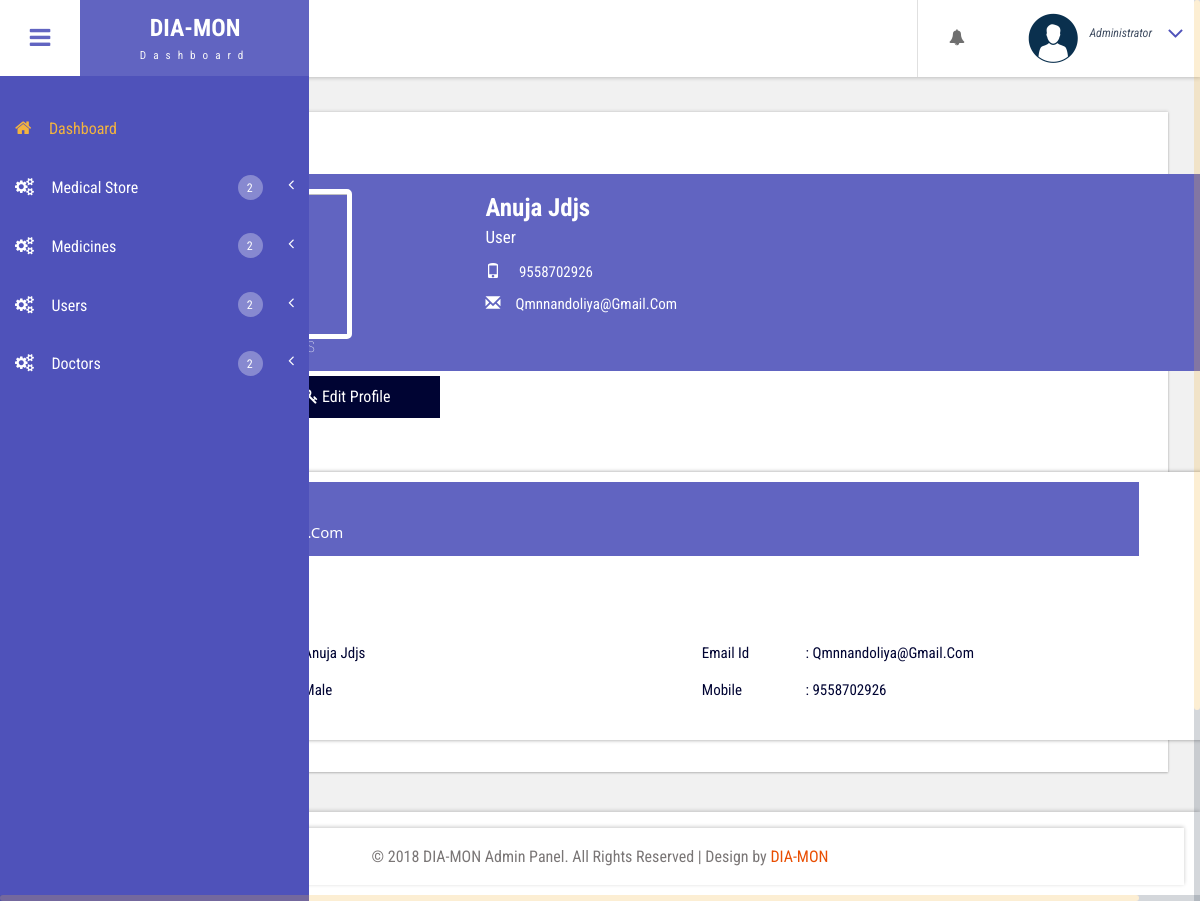
Screenshot of /profile_user.php?pid=7 (signed in) with the database file from the repository.
### tables this page shows
CREATE TABLE IF NOT EXISTS `user_login` (
  `u_id` int(100) NOT NULL AUTO_INCREMENT,
  `u_fname` varchar(100) NOT NULL,
  `u_lname` varchar(100) NOT NULL,
  `u_email` varchar(100) NOT NULL,
  `u_password` varchar(200) NOT NULL,
  `u_phone_no` varchar(100) NOT NULL,
  `u_gender` varchar(20) NOT NULL,
  `u_pic` varchar(100) DEFAULT NULL,
  `u_status` int(100) NOT NULL,
  `createdate` date NOT NULL,
  `modifydate` date NOT NULL,
  PRIMARY KEY (`u_id`),
  UNIQUE KEY `u_email` (`u_email`)
);

### DB_Conn/function.php (called while the page is built, shortened)
<?php
include 'conn.php';
function selectUserProfile($pid)
{
    global $conn;
    $sql = $conn->query(<<<SQL
SELECT * FROM user_login WHERE u_id='$pid'
SQL
    );
    return $sql;
}

### profile_user.php (the view, shortened to what this page needs)
<!DOCTYPE HTML>
<html lang="en">
<head>
    <?php
    if (isset($_SESSION["username"])) {
        include_once 'DB_Conn/function.php';
        if (isset($_GET["pid"])) {
            $result = selectUserProfile($_GET["pid"]);
            if ($result->num_rows > 0) {
                $row = $result->fetch_assoc();
            } else {
                die("Profile Not Found<br><a href='user_list.php'>Go To User List</a>");
            }
        }
    } else {
        header("location:index.php");
    }
    include_once 'header.php';
    include_once 'sidebar.php';
    ?>
    <link href="//maxcdn.bootstrapcdn.com/bootstrap/3.3.0/css/bootstrap.min.css" rel="stylesheet" id="bootstrap-css">
    <link href="css/bootstrap.css" rel='stylesheet' type='text/css'/>
    <link href="css/style.css" rel='stylesheet' type='text/css'/>
    <link href="css/font-awesome.css" rel="stylesheet">
    <link href="css/animate.css" rel="stylesheet" type="text/css" media="all">
    <link href="css/custom.css" rel="stylesheet">
</head>
<body class="cbp-spmenu-push">
<div class="main-content">
    <div id="page-wrapper">
        <div class="main-page">
            <div class="blank-page widget-shadow scroll" id="style-2 div1">
                <section>
                    <div class="container" style="margin-top: 30px;">
                        <div class="profile-head">
                            <div class="col-md- col-sm-4 col-xs-12">
                                <h6><?php echo $row["u_fname"] . " " . $row["u_lname"] ?></h6>
                            </div>
                            <div class="col-md-5 col-sm-5 col-xs-12">
                                <h5><?php echo $row["u_fname"] . " " . $row["u_lname"] ?></h5>
                                <p>User</p>
                                <ul>
                                    <li><span class="glyphicon glyphicon-phone"></span> <a href="#"
                                                                                           title="call"><?php echo $row["u_phone_no"] ?></a>
                                    </li>
                                    <li><span class="glyphicon glyphicon-envelope"></span><a href="#"
                                                                                             title="mail"><?php echo $row["u_email"] ?></a>
                                    </li>
                                </ul>
                            </div>
                        </div>
                    </div>
                    <div id="sticky" class="container">
                        <ul class="nav nav-tabs nav-menu" role="tablist">
                            <li class="active">
                                <a href="#profile" role="tab" data-toggle="tab">
                                </a>
                            </li>
                            <li><a href="#change" role="tab" data-toggle="tab">
                                    <i class="fa fa-key"></i> Edit Profile
                                </a>
                            </li>
                        </ul>
                        <div class="tab-content">
                            <div class="tab-pane fade active in" id="profile">
                                <div class="container">
                                    <div class="col-sm-11" style="float:left;">
                                        <div class="hve-pro">
                                            <p><b>E-mail:</b><br>
                                            </p>
                                        </div>
                                    </div>
                                    <br clear="all"/>
                                    <div class="row">
                                        <div class="col-md-12">
                                            <h4 class="pro-title">Details</h4>
                                        </div>
                                        <div class="col-md-6">
                                            <div class="table-responsive responsiv-table">
                                                <table class="table bio-table">
                                                    <tbody>
                                                    <tr>
                                                        <td>Name</td>
                                                        <td>
                                                            : <?php echo $row["u_fname"] . " " . $row["u_lname"] ?></td>
                                                    </tr>
                                                    <tr>
                                                        <td>Gender</td>
                                                        <td>: <?php echo $row["u_gender"] ?></td>
                                                    </tr>
                                                    </tbody>
                                                </table>
                                            </div>
                                        </div>
                                        <div class="col-md-6">
                                            <div class="table-responsive responsiv-table">
                                                <table class="table bio-table">
                                                    <tbody>
                                                    <tr>
                                                        <td>Email Id</td>
                                                        <td>: <?php echo $row["u_email"] ?></td>
                                                    </tr>
                                                    <tr>
                                                        <td>Mobile</td>
                                                        <td>: <?php echo $row["u_phone_no"] ?></td>
                                                    </tr>
                                                    </tbody>
                                                </table>
                                            </div>
                                        </div>
                                    </div>
                                </div>
                            </div>
                        </div>
                    </div>
                </section>
            </div>
        </div>
    </div>
    <div class="footer">
        <?php include 'footer.php'; ?>
    </div>
</div>
</body>
</html>

### css/style.css (style rules this page uses)
h4, h5, h6, h1, h2, h3 { margin: 0; }
ul, ol { margin: 0; }
p { margin: 0; }
html, body { font-family: 'Roboto Condensed', sans-serif; font-size: 100%; overflow-x: hidden; background: #fff; }
body a { transition: 0.5s all ease; -webkit-transition: 0.5s all ease; -moz-transition: 0.5s all ease; -o-transition: 0.5s all ease; -ms-transition: 0.5s all ease; text-decoration:none; }
h1,h2,h3,h4,h5,h6 { margin:0; }
p { margin:0; }
ul,label { margin:0; padding:0; }
.main-content { position: relative; }
.cbp-spmenu-push { overflow-x: hidden; position: relative; }
.cbp-spmenu, .cbp-spmenu-push { -webkit-transition: all 0.3s ease; -moz-transition: all 0.3s ease; transition: all 0.3s ease; }
.cbp-spmenu-push div#page-wrapper { margin: 0 0 0 0.3em; transition:.5s all; -webkit-transition:.5s all; -moz-transition:.5s all; }
.fa { display: inline-block; font-family: FontAwesome; font-style: normal; font-weight: normal; line-height: 1; -webkit-font-smoothing: antialiased; -moz-osx-font-smoothing: grayscale; }
.footer { background: #fff; padding: 1em; width: 100%; text-align:center; box-shadow: 0px -1px 4px rgba(0, 0, 0, 0.21); -webkit-box-shadow: 0px -1px 4px rgba(0, 0, 0, 0.21); -moz-box-shadow: 0px -1px 4px rgba(0, 0, 0, 0.21); -ms-box-shadow: 0px -1px 4px rgba(0, 0, 0, 0.21); -o-box-shadow: 0px -1px 4px rgba(0, 0, 0, 0.21); }
.charts,.row { margin: 2em 0 0; }
.widget-shadow { background-color: #fff; box-shadow: 0 -1px 3px rgba(0,0,0,.12),0 1px 2px rgba(0,0,0,.24); -webkit-box-shadow: 0 -1px 3px rgba(0,0,0,.12),0 1px 2px rgba(0,0,0,.24); -moz-box-shadow: 0 -1px 3px rgba(0,0,0,.12),0 1px 2px rgba(0,0,0,.24); }
.table > thead > tr > th, .table > tbody > tr > th, .table > tfoot > tr > th, .table > thead > tr > td, .table > tbody > tr > td, .table > tfoot > tr > td { border-top: none; }
.blank-page { padding: 2em; }
.blank-page p { font-size: 1em; color: #555; line-height: 1.8em; }
.nav-tabs { border-bottom: 1px solid #797979; }
.nav-tabs > li.active > a, .nav-tabs > li.active > a:hover, .nav-tabs > li.active > a:focus { border: 1px solid #797979; border-bottom-color: transparent; }
.tab-content p { font-size: 0.9em; color: #555; line-height: 1.8em; }

### css/custom.css (style rules this page uses)
#page-wrapper { padding:7em 2em 2.5em; background-color: #F1F1F1; }

### rows the page displays
user_login: u_fname "Anuja", u_lname "Jdjs", u_phone_no "9558702926", u_email "Qmnnandoliya@gmail.com", u_gender "Male"
